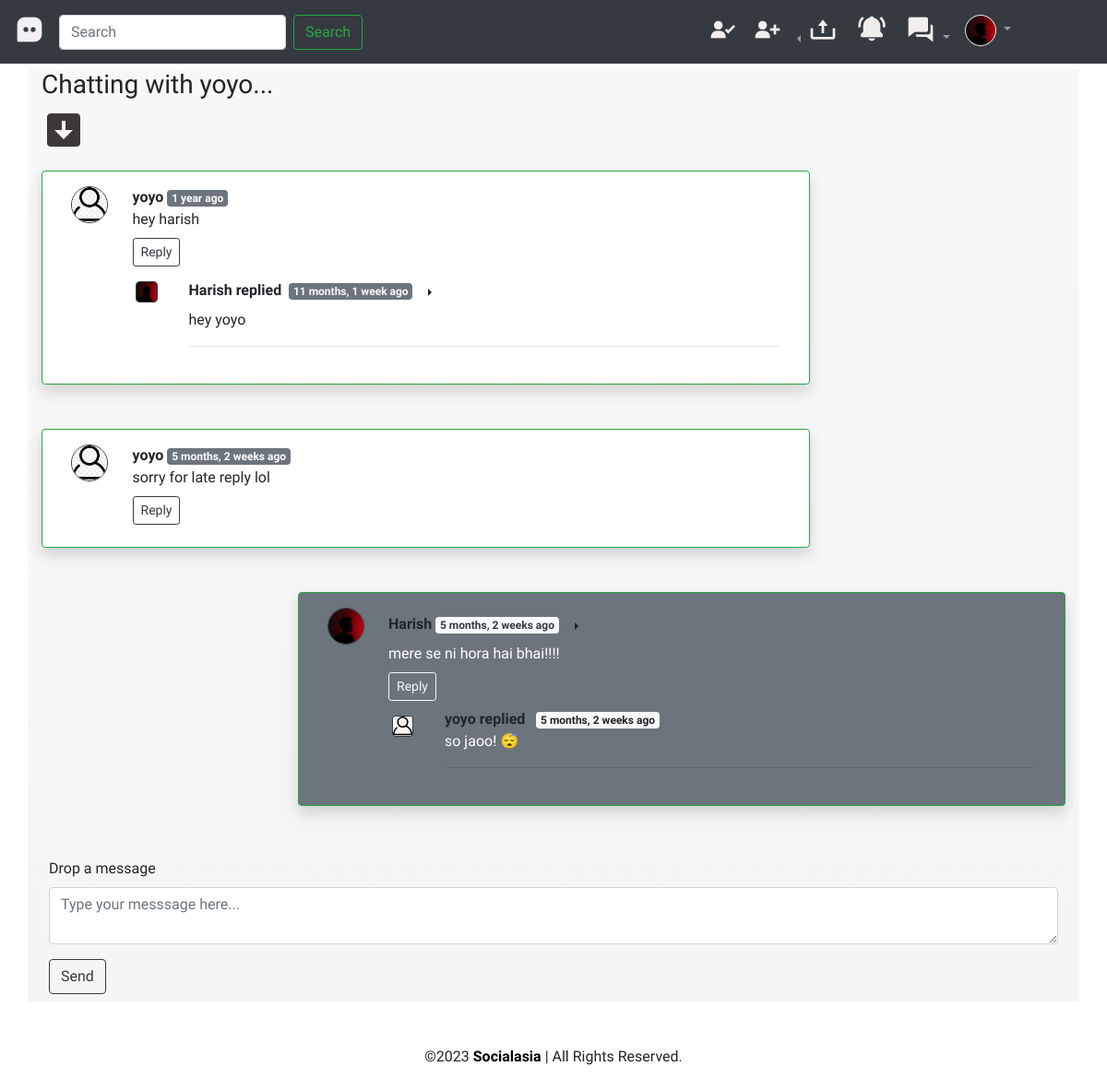
Screenshot of /dms/yoyo (signed in) with the database file from the repository.
### dashboard/models.py (models this page shows, shortened)
class Profile(models.Model):
    user=models.ForeignKey(User,on_delete=models.CASCADE)
    userid=models.IntegerField()
    bio=models.TextField(blank=True)
    location=models.CharField(max_length=50,blank=True)
    pfp=models.ImageField(default='avatar.jpg',upload_to='profile_images')
    sport=models.PositiveIntegerField(default=50,choices=SPORT)
    hobbies=models.PositiveIntegerField(default=80,choices=HOBBY)
    age=models.PositiveIntegerField()
    gender=models.IntegerField(default=-1,choices=GENDER)
    private=models.BooleanField(default=False)
    in_meeting=models.CharField(default='',max_length=100)
    class Meta:
        constraints=[CheckConstraint(check=Q(age__gte=18),name='age_gte_18')]

class Dm(models.Model):
    sno=models.AutoField(primary_key=True)
    dmtext=models.TextField(blank=False)
    fromuser=models.ForeignKey(User,on_delete=models.CASCADE,related_name='fromuser')
    touser=models.ForeignKey(User,on_delete=models.CASCADE)
    parent=models.ForeignKey('self',on_delete=models.CASCADE,null=True,blank=True)
    timestamp=models.DateTimeField(auto_now_add=True)
    fpfp=models.ForeignKey(Profile,on_delete=models.CASCADE,blank=True,null=True)
    class Meta:
        ordering=['-timestamp']

### dashboard/views.py (the view)
# urls.py: path('dms/<str:slug>',views.dm,name='dm'),
@login_required
def dm(request,slug):
    userprofile=Profile.objects.get(user=request.user)
    if User.objects.get(username=slug)==request.user:
        return redirect('dms')
    notifics=list(notifications(request.user))
    for n in notifics:
        if n.nfromuser==User.objects.get(username=slug) and n.ntype==92:
            notifics.remove(n)
            n.delete()
    notidict={'notifics':notifics}
    try:
        touserprofile=Profile.objects.get(user=User.objects.get(username=slug))
    except Exception as e:
        return redirect('/dms')
    dmsfromtouser=Dm.objects.filter(touser=request.user,fromuser=User.objects.get(username=slug),parent=None)
    dmstofromuser=Dm.objects.filter(fromuser=request.user,touser=User.objects.get(username=slug),parent=None)
    alldms=sorted(chain(dmsfromtouser,dmstofromuser),key=lambda x:x.timestamp)
    repliesfromtouser=Dm.objects.filter(touser=request.user,fromuser=User.objects.get(username=slug)).exclude(parent=None)
    repliestofromuser=Dm.objects.filter(fromuser=request.user,touser=User.objects.get(username=slug)).exclude(parent=None)
    allreplies=sorted(chain(repliestofromuser,repliesfromtouser),key=lambda x:x.timestamp)
    repdict={}
    for reply in allreplies:
        if reply.parent.sno not in repdict.keys():
            repdict[reply.parent.sno]=[reply]
        else:
            repdict[reply.parent.sno].append(reply)
    touser=User.objects.get(username=slug)
    context={'userprofile':userprofile,'slug':slug,'alldms':alldms,'touserprofile':touserprofile,'repdict':repdict}|notidict
    return render(request,'dm.html',context)

### dashboard/templatetags/extras.py (called while the page is built)
@register.filter(name='get_val')
def get_val(val_dict,key):
    return val_dict.get(key)

### dashboard/views.py (called while the page is built)
def notifications(user):
    notifics=Notification.objects.filter(ntouser=user)
    return notifics

### templates/dm.html (shortened to what this page needs)
{% extends 'base.html' %}
{% load humanize %}
{% load extras %}
{% block content %}
<div class="container home-content">
    <h3>Chatting with {{slug}}...</h3><a href="#sendbtn"><i class='bx bxs-down-arrow-square bx-flip-horizontal bx-fade-up' style='color:#3d3838; font-size:xxx-large;' ></i></a>
    {% for adm in alldms %}
    {% if adm.fromuser.username == userprofile.user.username %}
        <div class="row ml-auto my-3 border border-success rounded-left py-2 mx-0 w-75 shadow p-3 mb-5 bg-secondary rounded">
            <div class="col-md-1"><img class="rounded-circle d-block border border-dark"
                    src="{{adm.fpfp.pfp.url}}" alt="user_icon" width="40px">
            </div>
            <div class="col-md-11"><b>{{adm.fromuser}}</b> <span class="badge badge-light text-dark">
                    {{adm.timestamp | naturaltime}} </span>
                {% if adm.fromuser == userprofile.user  %}
                    <span class="dropright">
                        <button class="btn btn-transparent dropdown-toggle" type="button" data-toggle="dropdown"
                            aria-expanded="false"></button>
                </span>
                {% endif %}
                <div class="text-white">
                    {{adm.dmtext}}
                </div>
                <div class="reply mx-0 my-2">
                    <button class="btn btn-sm btn-outline-light my-4 my-sm-0" type="button" data-toggle="collapse"
                        data-target="#replybox{{adm.sno}}" aria-expanded="false"
                        aria-controls="replybox{{adm.sno}}">
                        Reply
                    </button>
                </div>
                <div class="replies">
                    {% for reply in repdict|get_val:adm.sno %}
                    <div class="row my-2">
                        <div class="col-md-1 my-2"><img class="rounded mx-auto d-block w-75 border border-dark"
                                src="{{reply.fpfp.pfp.url}}" alt="user_icon">
                        </div>
                        <div class="col-md-11">
                            <b> {{reply.fromuser}} replied </b> &nbsp; <span class="badge badge-light">
                                {{reply.timestamp | naturaltime}} </span>
                            <div class="text-white">
                                {{reply.dmtext}}
                            </div>
                            <hr>
                        </div>
                    </div>
                    {% endfor %}
                </div>
            </div>
        </div>
        {% else %}
        <div class="row my-3 border border-success rounded-right py-2 mx-0 w-75 shadow p-3 mb-5 bg-white rounded">
            <div class="col-md-1"><img class="rounded-circle d-block border border-dark"
                    src="{{adm.fpfp.pfp.url}}" alt="user_icon" width="40px">
            </div>
            <div class="col-md-11"><b>{{adm.fromuser}}</b> <span class="badge badge-secondary">
                    {{adm.timestamp | naturaltime}} </span>
                <div>
                    {{adm.dmtext}}
                </div>
                <div class="reply mx-0 my-2">
                    <button class="btn btn-sm btn-outline-dark my-4 my-sm-0" type="button" data-toggle="collapse"
                        data-target="#replybox{{adm.sno}}" aria-expanded="false"
                        aria-controls="replybox{{adm.sno}}">
                        Reply
                    </button>
                </div>
                <div class="replies">
                    {% for reply in repdict|get_val:adm.sno %}
                    <div class="row my-2">
                        <div class="col-md-1 my-2"><img class="rounded mx-auto d-block w-75 border border-dark"
                                src="{{reply.fpfp.pfp.url}}" alt="user_icon">
                        </div>
                        <div class="col-md-11">
                            <b> {{reply.fromuser}} replied </b> &nbsp;<span class="badge badge-secondary text-light">
                                {{reply.timestamp | naturaltime}} </span>
                                {% if reply.fromuser == userprofile.user  %}
                                <span class="dropright">
                                    <button class="btn btn-transparent dropdown-toggle" type="button" data-toggle="dropdown"
                                        aria-expanded="false"></button>
                            </span>
                            {% endif %}
                            <div>
                                {{reply.dmtext}}
                            </div>
                            <hr>
                        </div>
                    </div>
                    {% endfor %}
                </div>
            </div>
        </div>
    {% endif %}
    {% endfor %}
    <div class="my-2 p-2">
        <form action="postdm/" method="post">{% csrf_token %}
            <div class="form-group">
                <label for="chat">Drop a message</label>
                <textarea class="form-control" name="chat" rows="2"
                        placeholder="Type your messsage here..."></textarea>
            </div>
            <button type="submit" class="btn btn-outline-dark my-2 my-sm-0" id="sendbtn">Send</button>
        </form>
    </div>
</div>
{% endblock content %}

### templates/base.html (shortened to what this page needs)
<!doctype html>
<html lang="en">
<head>
    <link rel="stylesheet" href="https://cdn.jsdelivr.net/npm/bootstrap@4.6.2/dist/css/bootstrap.min.css"
>
    <link href='https://unpkg.com/boxicons@2.1.2/css/boxicons.min.css' rel='stylesheet'>
</head>
<body>
    {% include 'navbartemp.html' %}
    {% block content %}{% endblock content %}
    <footer>
        <div class="my-5 text-center">
            <p>&copy;2023 <a href="{% url 'dashboard-index' %}"><b>Socialasia</b> </a> | All Rights Reserved.</p>
        </div>
    </footer>
</body>
</html>

### templates/navbartemp.html (shortened to what this page needs)
<header>
	<nav class="navbar fixed-top navbar-expand-lg navbar-dark bg-dark">
		<a class="navbar-brand" href="{% url 'dashboard-index' %}"><i class='bx bxs-message-square-dots logo'
				style='color:#f1f0f3'></i></a>
		{% if user.is_authenticated %}
		<div class="collapse navbar-collapse" id="navbarSupportedContent">
			<form class="form-inline my-2 my-lg-0" method="post" action="/search/"> {% csrf_token %}
				<input class="form-control mr-sm-2" type="search" placeholder="Search" aria-label="Search"
					name="username">
				<button class="btn btn-outline-success my-2 my-sm-0" type="submit">Search</button>
			</form>
			<ul class="navbar-nav ml-auto">
				<li class="nav-item">
					<a class="nav-link" href="#pirou"><i class='bx bxs-user-check piro-user'
							style='color:#f3efef'></i></a>
				</li>
				<li class="nav-item">
					<a class="nav-link" href="#otherusers"><i class='bx bxs-user-plus other-users'
							style='color:#f3efef'></i></a>
				</li>
				<li class="nav-item dropdown dropleft">
					<a class="nav-link dropdown-toggle" href="#" role="button" data-toggle="dropdown"
						aria-expanded="false">
						<i class='bx bx-upload upload' style='color:#f3efef'></i>
					</a>
				</li>
				<li class="nav-item">
					<button type="button" class="btn" data-toggle="modal" data-target="#exampleModalnotif">
						<i class='bx bxs-bell-ring bell' style='color:#efecec'></i>
					</button>
				</li>
				<li class="nav-item dropdown">
					<a class="nav-link dropdown-toggle" href="#" role="button" data-toggle="dropdown" aria-expanded="false">
						<i class='bx bxs-conversation message' style='color:#f3efef'></i>
					</a>
				  </li>
				<li class="nav-item dropdown mr-5">
					<a class="nav-link dropdown-toggle user-profile-icon mr-5" href="#" role="button"
						data-toggle="dropdown" aria-expanded="false">
						<img src="{{userprofile.pfp.url}}" class="rounded-circle img-thumbnail p-0"
							alt="{{user.username}}">
					</a>
				</li>
			</ul>
		</div>
		{% endif %}
	</nav>
</header>

### templates/base.html (style rules this page uses)
* { font-family: 'Baloo Bhai 2', cursive; }
html { scroll-behavior: smooth; }
a { color: black; }
.user-profile-icon { width: 50px; }
.bell, .message, .logo, .other-users, .piro-user { font-size: xx-large; }
.upload { font-size: xx-large; }
.home-content { background: linear-gradient(#8080800f, whitesmoke); margin-top: 75px; }

### rows the page displays
Profile: pfp (picture)
Dm: fpfp.pfp (placeholder picture), fromuser "yoyo", timestamp "1 year ago", dmtext "hey harish"
Dm: fpfp.pfp (picture), fromuser "Harish", timestamp "11 months, 1 week ago", dmtext "hey yoyo"
Dm: fpfp.pfp (placeholder picture), fromuser "yoyo", timestamp "5 months, 2 weeks ago", dmtext "sorry for late reply lol"
Dm: fpfp.pfp (picture), fromuser "Harish", timestamp "5 months, 2 weeks ago", dmtext "mere se ni hora hai bhai!!!!"
Dm: fpfp.pfp (placeholder picture), fromuser "yoyo", timestamp "5 months, 2 weeks ago", dmtext "so jaoo! 😴"

### other values shown
{{ slug }} "yoyo"
